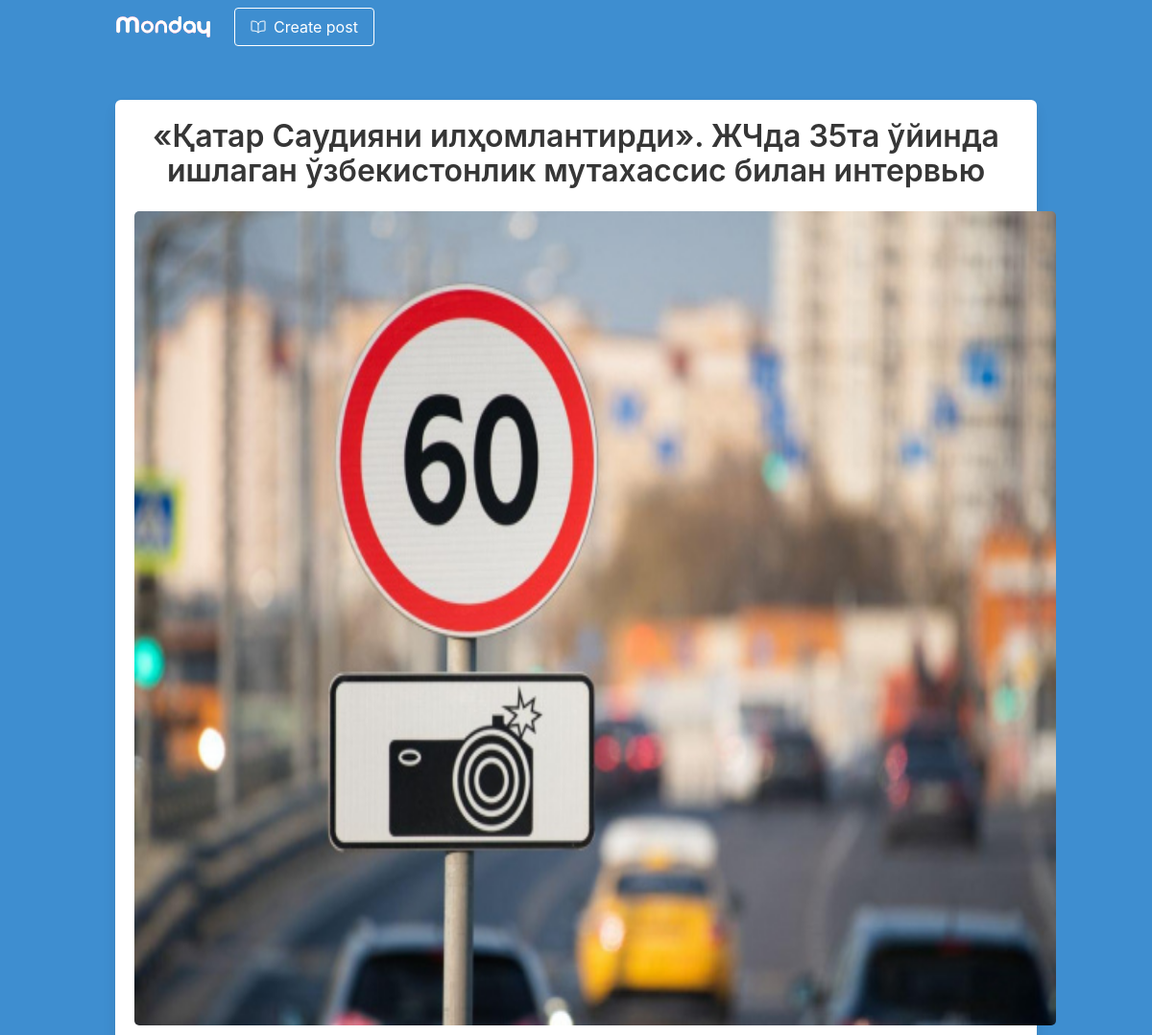
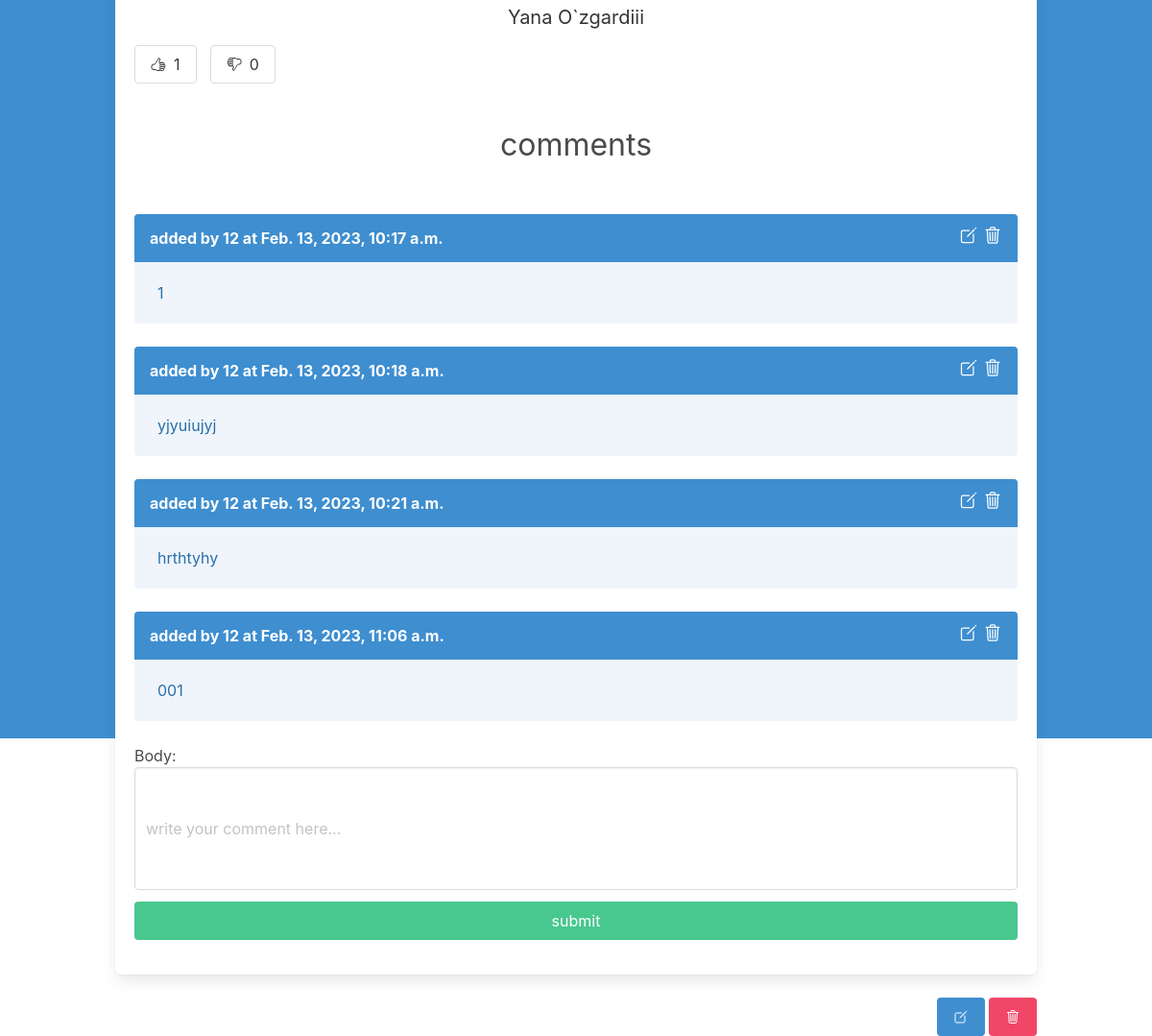
Screenshot of /tavfsilot/yangiliklar with the database file from the repository (2 pictures, top to bottom).
### blog/models.py (models this page shows, shortened)
class Article(models.Model):
    title = models.CharField(max_length=255)
    text = models.TextField()
    slug = models.SlugField(unique=True)
    date = models.DateField(auto_now=True)
    thumb = models.ImageField(blank=True)
    author = models.ForeignKey(User, default=None, on_delete=models.CASCADE)
    likes = models.ManyToManyField(User, related_name="articel_like")
    dislikes = models.ManyToManyField(User, related_name="article_dislike")
    def total_likes(self):
        return self.likes.count()
    def total_dislikes(self):
        return self.dislikes.count()

class Comment(models.Model):
    article = models.ForeignKey(Article, on_delete=models.CASCADE, null=True)
    user = models.ForeignKey(User,on_delete=models.CASCADE)
    body = models.TextField()
    date_added = models.DateTimeField(auto_now_add=True)

### blog/views.py (the view, shortened to what this page needs)
# urls.py: path('tavfsilot/<slug>', article_detail, name='article_detail'),
def article_detail(request, slug):
    article = Article.objects.get(slug=slug)
    form = CommentForm()
    return render(request, 'article_detail.html',{'article':article,'form':form})

### blog/forms.py
class CommentForm(forms.ModelForm):
    body = forms.CharField(widget=forms.TextInput(attrs={
        'class':'textarea',
        'size':'40',
        'placeholder':'write your comment here...'
    }))
    class Meta:
        model = models.Comment
        fields = ['body',]

### templates/article_detail.html (shortened to what this page needs)
{% extends 'base.html' %}
{% load static from static %}
{% block content %}
<div class="container">
  <div class="columns is-centered">
    <div class="column">
      <div class="box">
        <div class="title has-text-dark has-text-centered">{{ article.title }}</div>
        {% if article.thumb %}
        <img src="{{ article.thumb.url }}" alt="" class="image is-centerd container"
          style="min-width: 80%; height: 50%; border-radius: 5px; margin: 0 auto;">
        {% endif %}
        <div class="subtitle has-text-dark has-text-centered my-4">{{ article.text }}</div>
        {% if user not in article.likes.all and user not in article.dislikes.all %}
        <div class="columns">
          <div class="column is-1">
            <form action="{% url 'article_like' article.slug %}" method="post" class="has-text-right">
              <button type="submit" class="button">
                <ion-icon name="thumbs-up-outline"></ion-icon>
                <span class="ml-2">{{ article.total_likes }}</span>
              </button>
            </form>
          </div>
          <div class="column is-1">
            <form action="{% url 'article_dislike' article.slug %}" method="post" class="has-text-right">
              <button type="submit" class="button">
                <ion-icon name="thumbs-down-outline"></ion-icon>
                <span class="ml-2">{{ article.total_dislikes }}</span>
              </button>
            </form>
          </div>
        </div>
        {% endif %}
        {% if not article.comment_set.all %}
        <div class="has-text-centered has-text-grey-light is-size-5 mx-3">
          No comments yet. Be first to leave comment...
        </div>
        {% else %}
        <p class="has-text-centered is-size-3 mb-6">comments</p>
        {% for comment in article.comment_set.all %}
        <article class="message is-info">
          <div class="message-header">
            {% if user == comment.user %}
            Added by you at {{ comment.date_added }}
            <div class="has-text-right is-size-5">
              <a href="{% url 'edit_comment' slug=article.slug pk=comment.pk %}" class="is-info">
                  <ion-icon name="tarsh-outline"></ion-icon>
              </a>
            </div>
            {% else %}
            added by {{ comment.user }} at {{ comment.date_added }}
            {% endif %}
            <div class="has-text-right is-size-5">
              <a href="{% url 'edit_comment' slug=article.slug  pk=comment.pk %}" class="is-info">
                <ion-icon name="create-outline"><ion-icon/>
              </a>
              <a href="{% url 'delete_comment' slug=article.slug pk=comment.pk %}" style="text-decoration: none;">
                <ion-icon name="trash-outline"></ion-icon>
              </a>
            </div>
          </div>
          <div class="message-body">{{ comment.body }}</div>
        </article>
        {% endfor %}
        {% endif %}
        <form method="POST" enctype="multipart/form-data" class="comment">
          {{ form }}
          <button type="submit" class="button is-success mt-3 is-fullwidth">submit</button>
        </form>
      </div>
      <div class="has-text-right">
        <a href="{% url 'article_edit' article.slug %}" class="button is-info">
          <ion-icon name="create-outline"></ion-icon>
        </a>
        <a href="{% url 'article_delete' article.slug %}" class="button is-danger">
          <ion-icon name="trash-outline"></ion-icon>
        </a>
      </div>
    </div>
  </div>
</div>
{% endblock %}

### templates/base.html (shortened to what this page needs)
{% load static %}
<html lang="en">
<head>
    <link rel="stylesheet" href="{% static 'styles.css' %}">
    <link rel="stylesheet" href="{% static 'bulma.css' %}">
    <link rel="stylesheet" href="https://cdnjs.cloudflare.com/ajax/libs/bulma/0.9.4/css/bulma.min.css"
 />
    <link rel="stylesheet" href="https://cdnjs.cloudflare.com/ajax/libs/bulma/0.9.4/css/bulma.min.css"
 />
    <link rel="stylesheet" href="https://cdnjs.cloudflare.com/ajax/libs/bulma/0.9.4/css/bulma.min.css"
 />
</head>
<body>
    <section class="hero has-background-info is-fullheight">
        <div class="hero-head">
            <header class="navbar">
                <div class="container">
                    <div class="navbar-brand">
                        <a class="navbar-item" href="{% url 'article_func' %}">
                            <img src="{% static 'images/monday.svg' %}" width="100" alt="Logo">
                        </a>
                    </div>
                    <div id="navbarMenuHeroC" class="navbar-menu">
                        <div class="navbar-start">
                            <span class="navbar-item">
                                <a href="{% url 'article_create' %}" class="button is-info is-outlined is-inverted">
                                <span class="mr-2">
                                    <ion-icon name="book-outline"></ion-icon>
                                </span>
                                <span>
                                    Create post
                                </span>
                            </a>
                            </span>
                        </div>
                    </div>
                </div>
            </header>
        </div>
        <div class="hero-body">
            {% block content %}
            {% endblock %}
        </div>
    </section>
</body>
</html>

### rows the page displays
Article: title "«Қатар Саудияни илҳомлантирди». ЖЧда 35та ўйинда ишлаган ўзбекистонлик мутахассис билан интервью", thumb (picture), text "Yana O`zgardiii", total_likes "1", total_dislikes "0"
Comment: user "12", date_added "Feb. 13, 2023, 10:17 a.m.", body "1"
Comment: user "12", date_added "Feb. 13, 2023, 10:18 a.m.", body "yjyuiujyj"
Comment: user "12", date_added "Feb. 13, 2023, 10:21 a.m.", body "hrthtyhy"
Comment: user "12", date_added "Feb. 13, 2023, 11:06 a.m.", body "001"
